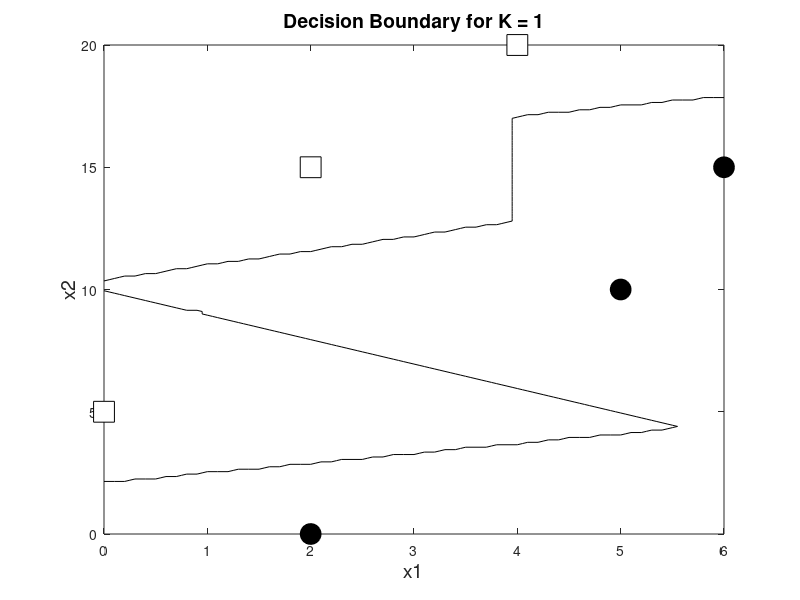

Source code (MATLAB):
N1 = 3; N2 = 3; % Class sizes
%x = [2 5 6 0 2 4;0 2 3 1 3 4]';
x = [2 5 6 0 2 4;0 10 15 5 15 20]';

t = [repmat(0,N1,1);repmat(1,N2,1)];
N = size(x,1);
ma = {'ko','ks'};
fc = {[0 0 0],[1 1 1]};
tv = unique(t);
figure(1); hold off
for i = 1:length(tv)
    pos = find(t==tv(i));
    plot(x(pos,1),x(pos,2),ma{i},'markerfacecolor',fc{i}, 'MarkerSize',15);
    hold on
end

[Xv Yv] = meshgrid(min(x(:,1)):0.1:max(x(:,1)),min(x(:,2)):0.1:max(x(:,2)));
% Loop over test points

Kvals = [1];
for kv = 1:length(Kvals)
    classes = zeros(size(Xv));
    K = Kvals(kv);
    for i = 1:length(Xv(:))
        this = [Xv(i) Yv(i)];
        dists = sum((x - repmat(this,N,1)).^2,2);
        [d I] = sort(dists,'ascend');
        [a,b] = hist(t(I(1:K)));
        pos = find(a==max(a));
        if length(pos)>1
            order = randperm(length(pos));
            pos = pos(order(1));
        end
        classes(i) = b(pos);
    end
    figure(1); hold off
    for i = 1:length(tv)
        pos = find(t==tv(i));
        plot(x(pos,1),x(pos,2),ma{i},'markerfacecolor',fc{i},'MarkerSize',15);
        hold on
    end
    contour(Xv,Yv,classes,[0.5 0.5],'k')
    ti = sprintf('Decision Boundary for K = %g',K);
    title(ti, 'FontSize', 14);
    xlabel('x1', 'FontSize', 14)
    ylabel('x2', 'FontSize', 14)
end